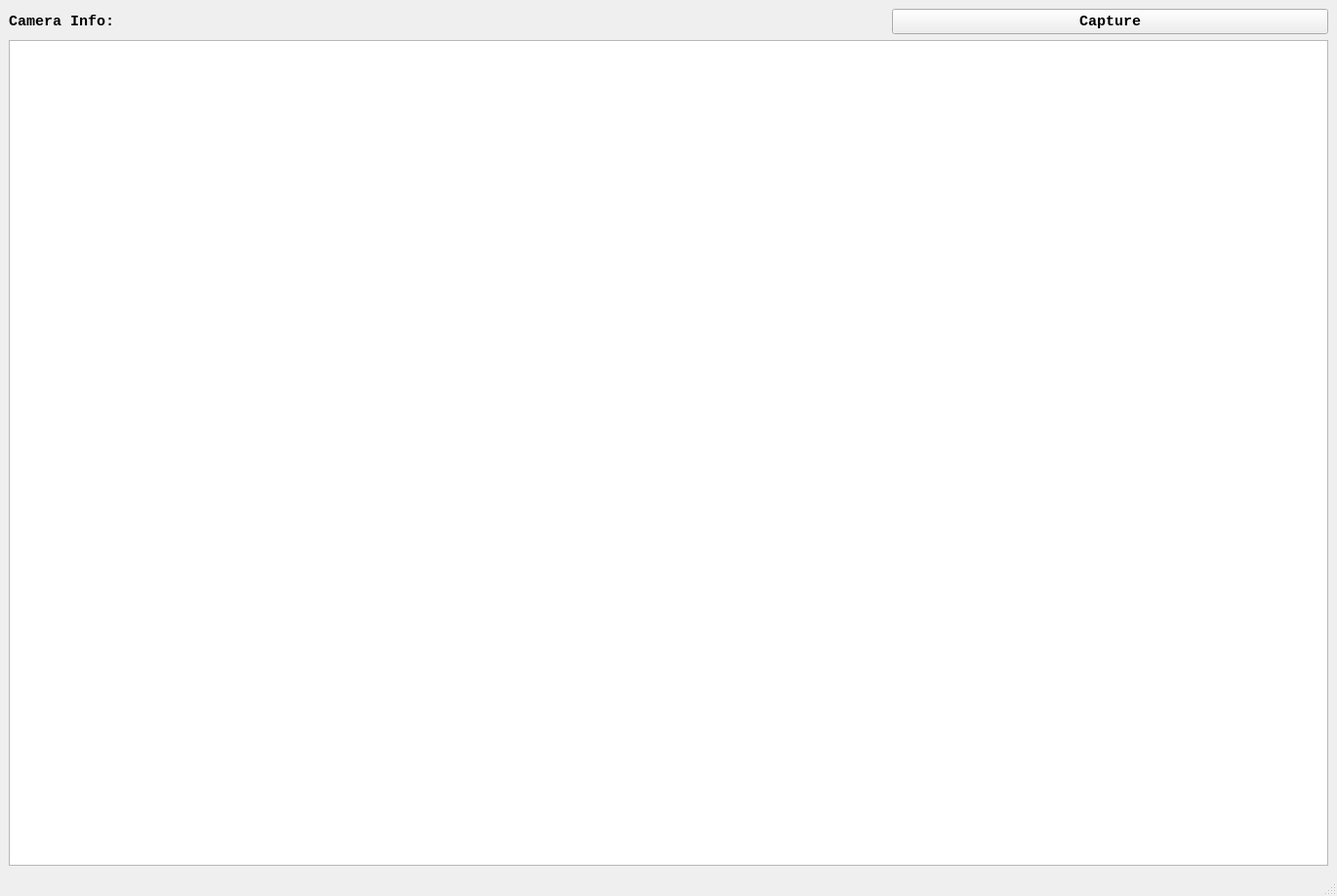
<?xml version="1.0" encoding="UTF-8"?>
<ui version="4.0">
 <class>MainWindow</class>
 <widget class="QMainWindow" name="MainWindow">
  <property name="geometry">
   <rect>
    <x>0</x>
    <y>0</y>
    <width>1370</width>
    <height>918</height>
   </rect>
  </property>
  <property name="minimumSize">
   <size>
    <width>1370</width>
    <height>918</height>
   </size>
  </property>
  <property name="maximumSize">
   <size>
    <width>1370</width>
    <height>918</height>
   </size>
  </property>
  <property name="windowTitle">
   <string>MainWindow</string>
  </property>
  <widget class="QWidget" name="centralwidget">
   <layout class="QHBoxLayout" name="horizontalLayout">
    <item>
     <layout class="QGridLayout" name="gridLayout">
      <item row="1" column="2">
       <widget class="QPushButton" name="captureImagePushButton">
        <property name="font">
         <font>
          <family>Courier New</family>
          <pointsize>11</pointsize>
          <weight>75</weight>
          <bold>true</bold>
         </font>
        </property>
        <property name="text">
         <string>Capture</string>
        </property>
       </widget>
      </item>
      <item row="1" column="0">
       <widget class="QLabel" name="label">
        <property name="font">
         <font>
          <family>Courier New</family>
          <pointsize>11</pointsize>
          <weight>75</weight>
          <bold>true</bold>
         </font>
        </property>
        <property name="text">
         <string>Camera Info:</string>
        </property>
       </widget>
      </item>
      <item row="2" column="0" colspan="3">
       <widget class="QGraphicsView" name="captureImageGraphicsView"/>
      </item>
      <item row="1" column="1">
       <widget class="QLabel" name="cameraInfoLabel">
        <property name="font">
         <font>
          <family>Courier New</family>
          <pointsize>11</pointsize>
          <weight>75</weight>
          <bold>true</bold>
         </font>
        </property>
        <property name="text">
         <string/>
        </property>
       </widget>
      </item>
     </layout>
    </item>
   </layout>
  </widget>
  <widget class="QMenuBar" name="menubar">
   <property name="geometry">
    <rect>
     <x>0</x>
     <y>0</y>
     <width>1370</width>
     <height>26</height>
    </rect>
   </property>
  </widget>
  <widget class="QStatusBar" name="statusbar"/>
 </widget>
 <resources/>
 <connections/>
</ui>
